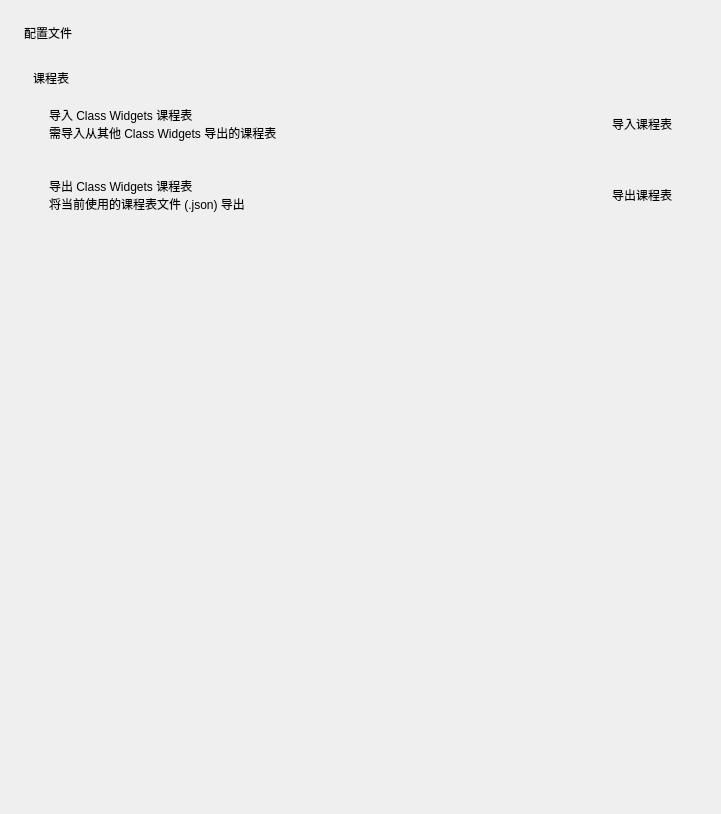
<?xml version="1.0" encoding="UTF-8"?>
<ui version="4.0">
 <class>Form</class>
 <widget class="QWidget" name="Form">
  <property name="geometry">
   <rect>
    <x>0</x>
    <y>0</y>
    <width>721</width>
    <height>814</height>
   </rect>
  </property>
  <property name="windowTitle">
   <string>Form</string>
  </property>
  <layout class="QVBoxLayout" name="verticalLayout_2">
   <property name="spacing">
    <number>18</number>
   </property>
   <property name="leftMargin">
    <number>24</number>
   </property>
   <property name="topMargin">
    <number>24</number>
   </property>
   <property name="rightMargin">
    <number>24</number>
   </property>
   <property name="bottomMargin">
    <number>24</number>
   </property>
   <item>
    <widget class="TitleLabel" name="TitleLabel">
     <property name="text">
      <string>配置文件</string>
     </property>
    </widget>
   </item>
   <item>
    <widget class="SmoothScrollArea" name="SmoothScrollArea">
     <property name="styleSheet">
      <string notr="true">background: transparent; border: none</string>
     </property>
     <property name="widgetResizable">
      <bool>true</bool>
     </property>
     <widget class="QWidget" name="scrollAreaWidgetContents">
      <property name="geometry">
       <rect>
        <x>0</x>
        <y>0</y>
        <width>673</width>
        <height>709</height>
       </rect>
      </property>
      <layout class="QVBoxLayout" name="verticalLayout_9">
       <item>
        <layout class="QVBoxLayout" name="verticalLayout_5">
         <property name="spacing">
          <number>3</number>
         </property>
         <item>
          <widget class="SubtitleLabel" name="SubtitleLabel_3">
           <property name="text">
            <string>课程表</string>
           </property>
          </widget>
         </item>
         <item>
          <widget class="CardWidget" name="CardWidget_6">
           <property name="minimumSize">
            <size>
             <width>0</width>
             <height>60</height>
            </size>
           </property>
           <layout class="QHBoxLayout" name="horizontalLayout_6">
            <property name="leftMargin">
             <number>16</number>
            </property>
            <property name="topMargin">
             <number>16</number>
            </property>
            <property name="rightMargin">
             <number>16</number>
            </property>
            <property name="bottomMargin">
             <number>16</number>
            </property>
            <item>
             <layout class="QVBoxLayout" name="verticalLayout_10">
              <property name="spacing">
               <number>0</number>
              </property>
              <item>
               <widget class="StrongBodyLabel" name="StrongBodyLabel_6">
                <property name="sizePolicy">
                 <sizepolicy hsizetype="Expanding" vsizetype="Preferred">
                  <horstretch>0</horstretch>
                  <verstretch>0</verstretch>
                 </sizepolicy>
                </property>
                <property name="text">
                 <string>导入 Class Widgets 课程表</string>
                </property>
               </widget>
              </item>
              <item>
               <widget class="CaptionLabel" name="CaptionLabel_5">
                <property name="text">
                 <string>需导入从其他 Class Widgets 导出的课程表</string>
                </property>
               </widget>
              </item>
             </layout>
            </item>
            <item>
             <widget class="PushButton" name="im_schedule">
              <property name="text">
               <string>导入课程表</string>
              </property>
             </widget>
            </item>
           </layout>
          </widget>
         </item>
         <item>
          <widget class="CardWidget" name="CardWidget_8">
           <property name="minimumSize">
            <size>
             <width>0</width>
             <height>60</height>
            </size>
           </property>
           <layout class="QHBoxLayout" name="horizontalLayout_8">
            <property name="leftMargin">
             <number>16</number>
            </property>
            <property name="topMargin">
             <number>16</number>
            </property>
            <property name="rightMargin">
             <number>16</number>
            </property>
            <property name="bottomMargin">
             <number>16</number>
            </property>
            <item>
             <layout class="QVBoxLayout" name="verticalLayout_13">
              <property name="spacing">
               <number>0</number>
              </property>
              <item>
               <widget class="StrongBodyLabel" name="StrongBodyLabel_8">
                <property name="sizePolicy">
                 <sizepolicy hsizetype="Expanding" vsizetype="Preferred">
                  <horstretch>0</horstretch>
                  <verstretch>0</verstretch>
                 </sizepolicy>
                </property>
                <property name="text">
                 <string>导出 Class Widgets 课程表</string>
                </property>
               </widget>
              </item>
              <item>
               <widget class="CaptionLabel" name="CaptionLabel_8">
                <property name="text">
                 <string>将当前使用的课程表文件 (.json) 导出</string>
                </property>
               </widget>
              </item>
             </layout>
            </item>
            <item>
             <widget class="PushButton" name="ex_schedule">
              <property name="text">
               <string>导出课程表</string>
              </property>
             </widget>
            </item>
           </layout>
          </widget>
         </item>
        </layout>
       </item>
       <item>
        <spacer name="verticalSpacer">
         <property name="orientation">
          <enum>Qt::Vertical</enum>
         </property>
         <property name="sizeHint" stdset="0">
          <size>
           <width>20</width>
           <height>40</height>
          </size>
         </property>
        </spacer>
       </item>
      </layout>
     </widget>
    </widget>
   </item>
  </layout>
 </widget>
 <customwidgets>
  <customwidget>
   <class>PushButton</class>
   <extends>QPushButton</extends>
   <header>qfluentwidgets</header>
  </customwidget>
  <customwidget>
   <class>CardWidget</class>
   <extends>QFrame</extends>
   <header>qfluentwidgets</header>
   <container>1</container>
  </customwidget>
  <customwidget>
   <class>SmoothScrollArea</class>
   <extends>QScrollArea</extends>
   <header>qfluentwidgets</header>
   <container>1</container>
  </customwidget>
  <customwidget>
   <class>CaptionLabel</class>
   <extends>QLabel</extends>
   <header>qfluentwidgets</header>
  </customwidget>
  <customwidget>
   <class>StrongBodyLabel</class>
   <extends>QLabel</extends>
   <header>qfluentwidgets</header>
  </customwidget>
  <customwidget>
   <class>SubtitleLabel</class>
   <extends>QLabel</extends>
   <header>qfluentwidgets</header>
  </customwidget>
  <customwidget>
   <class>TitleLabel</class>
   <extends>QLabel</extends>
   <header>qfluentwidgets</header>
  </customwidget>
 </customwidgets>
 <resources/>
 <connections/>
</ui>
